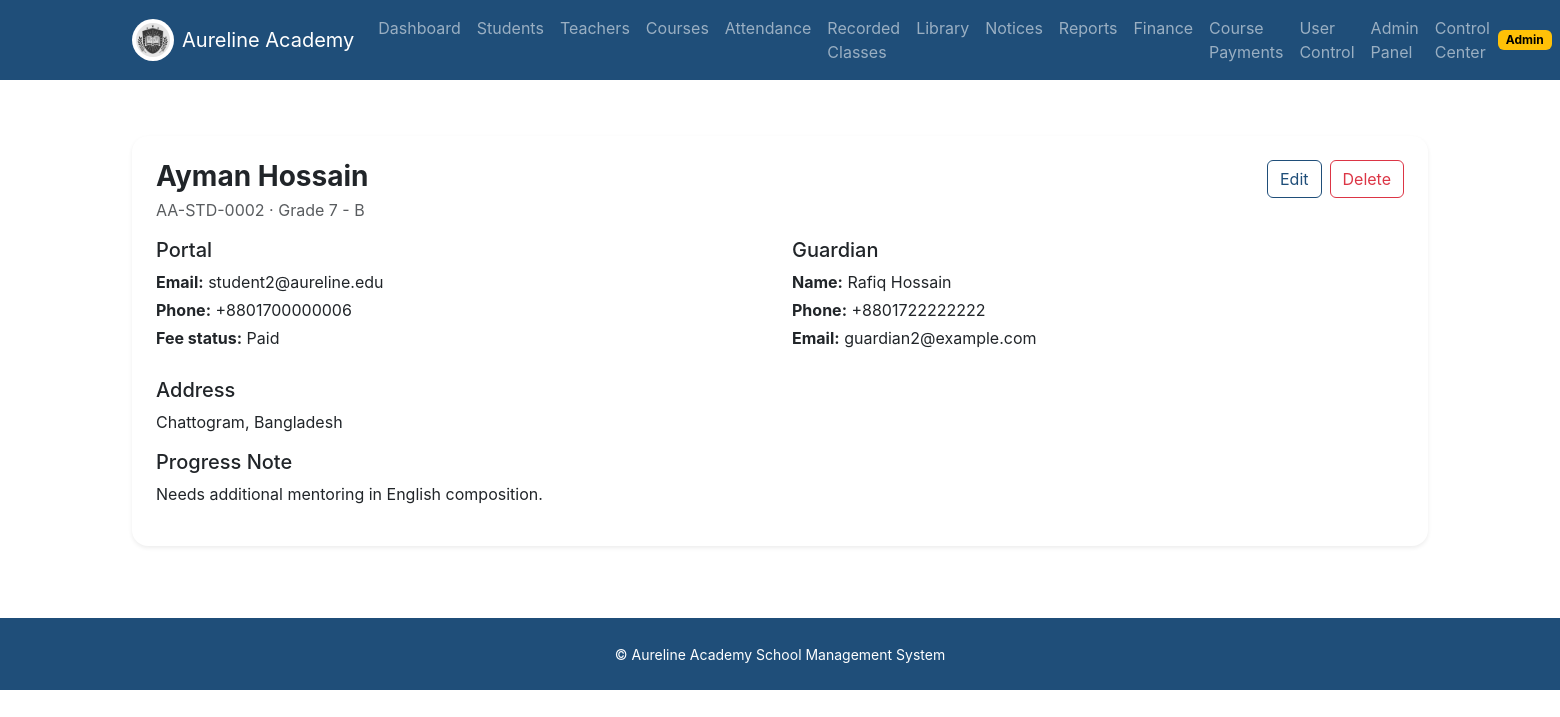
/students/2 (signed in), run on the app's committed database.
### app/models.py (models this page shows, shortened)
class TimestampMixin:
    created_at = db.Column(db.DateTime, default=datetime.utcnow, nullable=False)
    updated_at = db.Column(db.DateTime, default=datetime.utcnow, onupdate=datetime.utcnow, nullable=False)

class User(UserMixin, TimestampMixin, db.Model):
    id = db.Column(db.Integer, primary_key=True)
    full_name = db.Column(db.String(120), nullable=False)
    email = db.Column(db.String(120), unique=True, nullable=False, index=True)
    password_hash = db.Column(db.String(255), nullable=False)
    role = db.Column(db.String(20), nullable=False, index=True)
    phone = db.Column(db.String(20))
    is_active = db.Column(db.Boolean, default=True, nullable=False)
    approval_status = db.Column(db.String(20), default="approved", nullable=False, index=True)
    registration_source = db.Column(db.String(20), default="admin_created", nullable=False)
    approved_at = db.Column(db.DateTime)
    approved_by_user_id = db.Column(db.Integer, db.ForeignKey("user.id"))
    approved_by = db.relationship("User", remote_side=[id], backref="approved_users")
    student_profile = db.relationship("StudentProfile", back_populates="user", uselist=False, cascade="all, delete-orphan")
    teacher_profile = db.relationship("TeacherProfile", back_populates="user", uselist=False, cascade="all, delete-orphan")
    submitted_course_requests = db.relationship("CourseRequest", foreign_keys="CourseRequest.requester_user_id", back_populates="requester")
    reviewed_course_requests = db.relationship("CourseRequest", foreign_keys="CourseRequest.reviewed_by_user_id", back_populates="reviewed_by")
    def get_role_badge(self):
        return self.role.title()
    def get_status_badge(self):
        return self.approval_status.title()

class StudentProfile(TimestampMixin, db.Model):
    id = db.Column(db.Integer, primary_key=True)
    admission_no = db.Column(db.String(50), unique=True, nullable=False, index=True)
    user_id = db.Column(db.Integer, db.ForeignKey("user.id"), nullable=False, unique=True)
    class_name = db.Column(db.String(50), nullable=False)
    section = db.Column(db.String(20))
    guardian_name = db.Column(db.String(120), nullable=False)
    guardian_occupation = db.Column(db.String(120))
    guardian_phone = db.Column(db.String(20))
    parent_email = db.Column(db.String(120))
    current_school_name = db.Column(db.String(150))
    address = db.Column(db.Text, nullable=False)
    fee_status = db.Column(db.String(30), default="pending", nullable=False)
    progress_note = db.Column(db.Text)
    student_photo_path = db.Column(db.String(255))
    student_photo_filename = db.Column(db.String(255))
    guardian_photo_path = db.Column(db.String(255))
    guardian_photo_filename = db.Column(db.String(255))
    user = db.relationship("User", back_populates="student_profile")
    attendances = db.relationship("Attendance", back_populates="student", cascade="all, delete-orphan")
    invoices = db.relationship("Invoice", back_populates="student", cascade="all, delete-orphan")
    course_requests = db.relationship("CourseRequest", back_populates="student", cascade="all, delete-orphan")
    test_results = db.relationship("ClassTestResult", back_populates="student", cascade="all, delete-orphan")

### app/students/routes.py (the view)
@students_bp.route("/<int:student_id>")
@login_required
@roles_required("admin", "teacher")
def detail_student(student_id):
    student = StudentProfile.query.get_or_404(student_id)
    return render_template("students/detail.html", student=student)

### app/models.py (called while the page is built)
@login_manager.user_loader
def load_user(user_id):
    return db.session.get(User, int(user_id))

### app/templates/students/detail.html (shortened to what this page needs)
{% extends 'base.html' %}
{% block content %}
<section class="py-4">
  <div class="container">
    <div class="card border-0 shadow-sm rounded-4">
      <div class="card-body p-4">
        <div class="d-flex justify-content-between align-items-start flex-wrap gap-3 mb-3">
          <div>
            <h1 class="h3 fw-bold mb-1">{{ student.user.full_name }}</h1>
            <div class="text-muted">{{ student.admission_no }} · {{ student.class_name }}{% if student.section %} - {{ student.section }}{% endif %}</div>
          </div>
          {% if current_user.role == 'admin' %}
          <div class="d-flex gap-2">
            <a class="btn btn-outline-primary" href="{{ url_for('students.edit_student', student_id=student.id) }}">Edit</a>
            <form method="post" action="{{ url_for('students.delete_student', student_id=student.id) }}" onsubmit="return confirm('Delete this student?');">
              <button class="btn btn-outline-danger">Delete</button>
            </form>
          </div>
          {% endif %}
        </div>
        <div class="row g-4">
          <div class="col-md-6">
            <h2 class="h5">Portal</h2>
            <p class="mb-1"><strong>Email:</strong> {{ student.user.email }}</p>
            <p class="mb-1"><strong>Phone:</strong> {{ student.user.phone or '—' }}</p>
            <p class="mb-1"><strong>Fee status:</strong> {{ student.fee_status|title }}</p>
          </div>
          <div class="col-md-6">
            <h2 class="h5">Guardian</h2>
            <p class="mb-1"><strong>Name:</strong> {{ student.guardian_name or '—' }}</p>
            <p class="mb-1"><strong>Phone:</strong> {{ student.guardian_phone or '—' }}</p>
            <p class="mb-1"><strong>Email:</strong> {{ student.parent_email or '—' }}</p>
          </div>
          <div class="col-12">
            <h2 class="h5">Address</h2>
            <p>{{ student.address or '—' }}</p>
            <h2 class="h5">Progress Note</h2>
            <p>{{ student.progress_note or '—' }}</p>
          </div>
        </div>
      </div>
    </div>
  </div>
</section>
{% endblock %}

### app/templates/base.html (shortened to what this page needs)
<!doctype html>
<html lang="en">
<head>
  <link rel="stylesheet" href="https://cdn.jsdelivr.net/npm/bootstrap@5.3.3/dist/css/bootstrap.min.css">
  <link rel="stylesheet" href="{{ url_for('static', filename='css/style.css') }}">
</head>
<body>
<nav class="navbar navbar-expand-lg navbar-dark aureline-nav sticky-top">
  <div class="container">
    <a class="navbar-brand d-flex align-items-center gap-2" href="{{ url_for('main.index') }}">
      <img src="{{ url_for('static', filename='img/aureline-logo.png') }}" alt="Aureline Academy" width="42" height="42" class="rounded-circle bg-white p-1">
      <span>Aureline Academy</span>
    </a>
    <div class="collapse navbar-collapse" id="mainNav">
      {% if current_user.is_authenticated %}
      <ul class="navbar-nav me-auto mb-2 mb-lg-0">
        <li class="nav-item"><a class="nav-link" href="{{ url_for('dashboard.home') }}">Dashboard</a></li>
        {% if current_user.role in ['admin', 'teacher'] %}
        <li class="nav-item"><a class="nav-link" href="{{ url_for('students.list_students') }}">Students</a></li>
        <li class="nav-item"><a class="nav-link" href="{{ url_for('teachers.list_teachers') }}">Teachers</a></li>
        <li class="nav-item"><a class="nav-link" href="{{ url_for('courses.list_courses') }}">Courses</a></li>
        <li class="nav-item"><a class="nav-link" href="{{ url_for('attendance.list_attendance') }}">Attendance</a></li>
        <li class="nav-item"><a class="nav-link" href="{{ url_for('integrations.recordings_library') }}">Recorded Classes</a></li>
        <li class="nav-item"><a class="nav-link" href="{{ url_for('library.catalog') }}">Library</a></li>
        <li class="nav-item"><a class="nav-link" href="{{ url_for('communication.notices') }}">Notices</a></li>
        <li class="nav-item"><a class="nav-link" href="{{ url_for('reports.summary') }}">Reports</a></li>
        {% endif %}
        {% if current_user.role == 'admin' %}
        <li class="nav-item"><a class="nav-link" href="{{ url_for('finance.overview') }}">Finance</a></li>
        <li class="nav-item"><a class="nav-link" href="{{ url_for('finance.course_requests_admin') }}">Course Payments</a></li>
        <li class="nav-item"><a class="nav-link" href="{{ url_for('auth.pending_users') }}">User Control</a></li>
        <li class="nav-item"><a class="nav-link" href="{{ url_for('admin.index') }}">Admin Panel</a></li>
        <li class="nav-item"><a class="nav-link" href="{{ url_for('dashboard.admin_hub') }}">Control Center</a></li>
        {% endif %}
      </ul>
      <div class="d-flex align-items-center gap-2">
        <span class="badge text-bg-warning">{{ current_user.get_role_badge() }}</span>
      </div>
      {% else %}
      <div class="ms-auto d-flex gap-2">
        <a class="btn btn-outline-light btn-sm" href="{{ url_for('auth.login') }}">Login</a>
        <a class="btn btn-warning btn-sm" href="{{ url_for('auth.register') }}">Student Register</a>
      </div>
      {% endif %}
    </div>
  </div>
</nav>
<main>
  <div class="container py-3">
  </div>
  {% block content %}{% endblock %}
</main>
<footer class="py-4 text-center text-white aureline-footer mt-5">
  <small>© Aureline Academy School Management System</small>
</footer>
</body>
</html>

### app/static/css/style.css (style rules this page uses)
:root { --aureline-primary: #1f4e79; --aureline-secondary: #f4b400; --aureline-bg: #f6f9fc; --aureline-text: #1f2937; }
body { font-family: Inter, "Segoe UI", sans-serif; color: var(--aureline-text); background: #ffffff; }
.aureline-nav, .aureline-footer { background: var(--aureline-primary); }
.btn-outline-primary { color: var(--aureline-primary); border-color: var(--aureline-primary); }
.card { overflow: hidden; }

### data on the page
User: get_role_badge "Admin"
User: user.full_name "Ayman Hossain", user.email "student2@aureline.edu", user "+8801700000006"
StudentProfile: admission_no "AA-STD-0002", class_name "Grade 7", section "B", fee_status "Paid", guardian_name "Rafiq Hossain", guardian_phone "+8801722222222", parent_email "guardian2@example.com", address "Chattogram, Bangladesh", progress_note "Needs additional mentoring in English composition."
